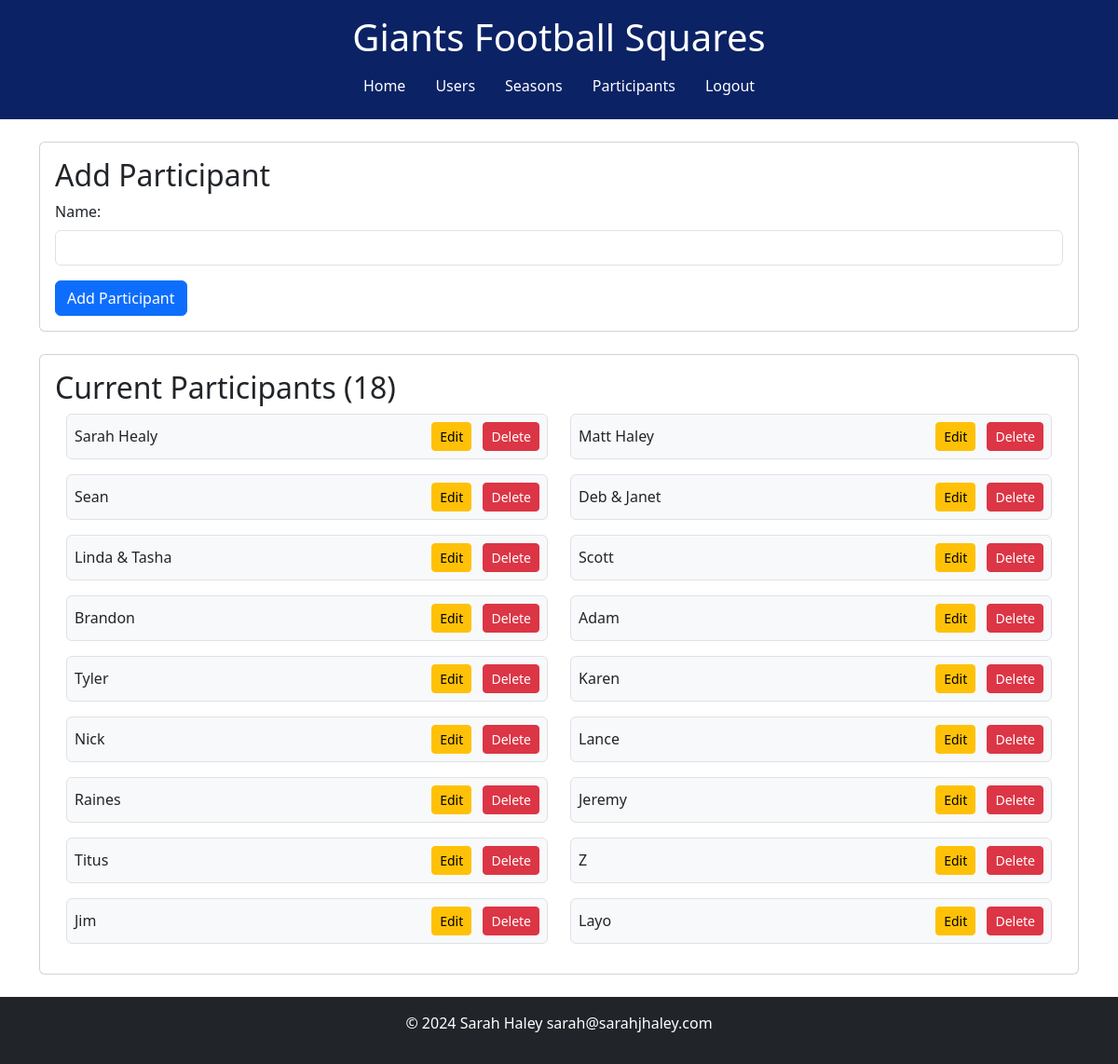
The page /add_part (signed in) on the database as committed earlier.
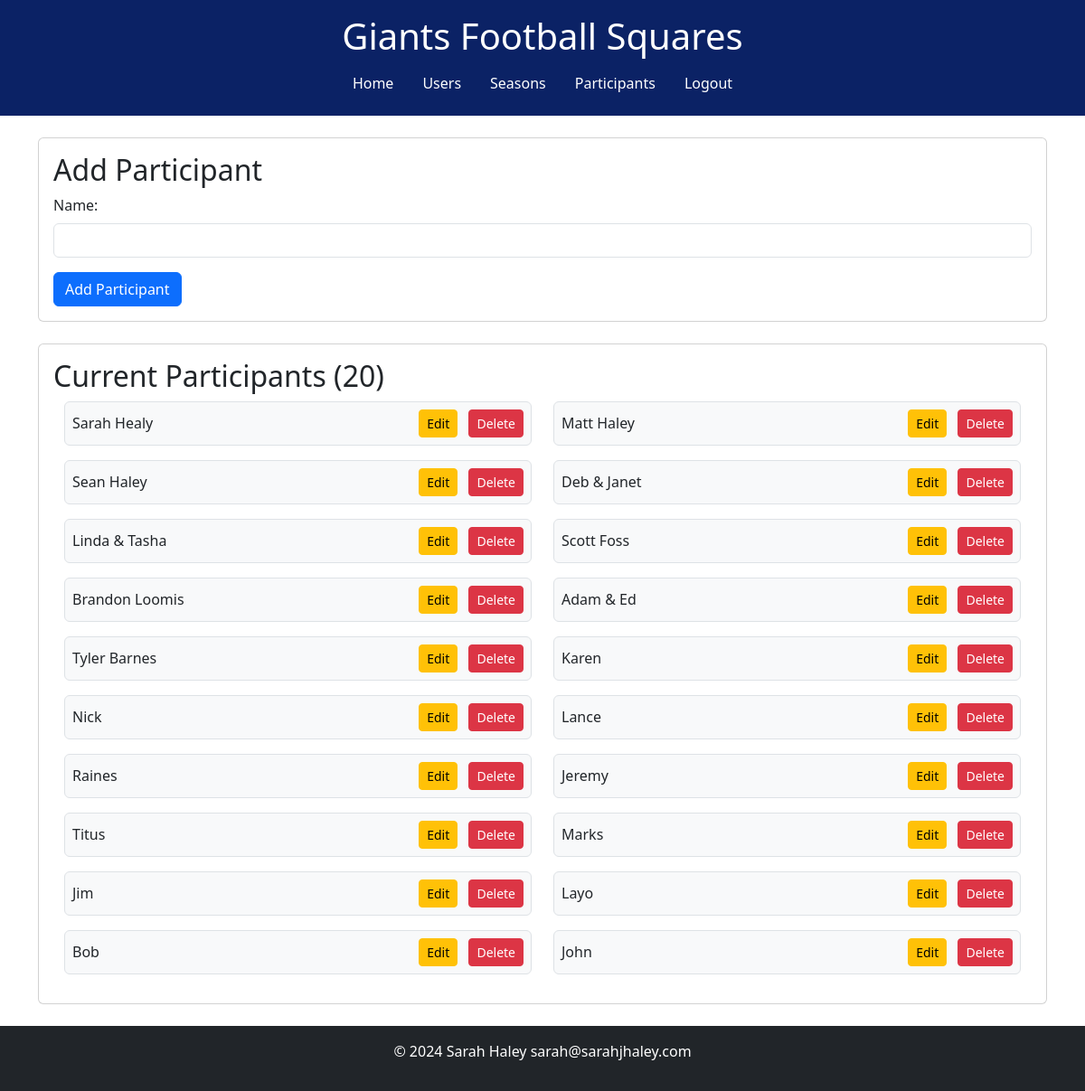
The same page on the database as committed later.
### tables this page shows
CREATE TABLE "participants" (
	"Part_ID"	INTEGER NOT NULL UNIQUE,
	"name"	TEXT NOT NULL,
	PRIMARY KEY("Part_ID" AUTOINCREMENT)
);

### app.py (the view, shortened to what this page needs)
@app.route('/add_part', methods=['GET', 'POST'])
@login_required
def add_part():
    conn = get_db()
    cursor = conn.cursor()
    cursor.execute("SELECT part_id, name FROM participants")
    participants = cursor.fetchall()
    participant_count = len(participants)
    conn.close()
    return render_template('add_part.html', participants=participants, participant_count=participant_count)

### app.py (called while the page is built)
def get_db():
    conn = sqlite3.connect(DATABASE)
    return conn

def login_required(f):
    @wraps(f)
    def decorated_function(*args, **kwargs):
        if 'user_id' not in session:
            flash('You need to be logged in to view this page.', 'warning')
            return redirect(url_for('login'))
        return f(*args, **kwargs)
    return decorated_function

### templates/add_part.html (shortened to what this page needs)
{% extends 'base.html' %}
{% block content %}
<div class="card">
    <div class="card-body">
        <h2 class="card-title">Add Participant</h2>
        <form action="{{ url_for('add_part') }}" method="post">
            <div class="mb-3">
                <label for="name" class="form-label">Name:</label>
                <input type="text" id="name" name="name" class="form-control" required>
            </div>
            <button type="submit" class="btn btn-primary">Add Participant</button>
        </form>
    </div>
</div>
<br>
<div class="card">
    <div class="card-body">
        <h2 class="card-title">Current Participants ({{ participant_count }})</h2>
        <div class="container">
            <div class="row">
                {% for user in participants %}
                    <div class="col-12 col-md-6 mb-3">
                        <div class="d-flex justify-content-between align-items-center bg-light p-2 border rounded">
                            <span>{{ user[1] }}</span>
                            <div>
                                <a href="{{ url_for('edit_part', part_id=user[0]) }}" class="btn btn-sm btn-warning me-2">Edit</a>
                                <form action="{{ url_for('delete_part', part_id=user[0]) }}" method="post" style="display:inline;">
                                    <button type="submit" class="btn btn-sm btn-danger">Delete</button>
                                </form>
                            </div>
                        </div>
                    </div>
                {% endfor %}
            </div>
        </div>
    </div>
</div>
{% endblock %}

### templates/base.html (shortened to what this page needs)
<!DOCTYPE html>
<html lang="en">
<head>
    <link href="https://cdn.jsdelivr.net/npm/bootstrap@5.3.0/dist/css/bootstrap.min.css" rel="stylesheet">
</head>
<body>
    <header class="bg-primary text-white text-center py-3">
        <h1>Giants Football Squares</h1>
        <nav class="nav justify-content-center">
            <a class="nav-link text-white" href="{{ url_for('home') }}">Home</a>
            {% if 'user_id' in session %}
            <a class="nav-link text-white" href="{{ url_for('register') }}">Users</a>
            <a class="nav-link text-white" href="{{ url_for('add_season') }}">Seasons</a>
            <a class="nav-link text-white" href="{{ url_for('add_part') }}">Participants</a>
            <a class="nav-link text-white" href="{{ url_for('logout') }}">Logout</a>
            {% else %}
            <a class="nav-link text-white" href="{{ url_for('login') }}">Login</a>
            {% endif %}
        </nav>
    </header>
    <main class="container mt-4">
        {% block content %}{% endblock %}
    </main>
    <footer class="bg-dark text-white text-center py-3 mt-4">
        <p>&copy; 2024 Sarah Haley sarah@sarahjhaley.com</p>
    </footer>
</body>
</html>

### templates/base.html (style rules this page uses)
:root { --bs-primary: #0B2265 !important; --bs-primary-rgb: 11, 34, 101 !important; --bs-secondary: #A5ACAF; --bs-success: #28a745; --bs-danger: #A71930; --bs-warning: #ffc107; --bs-info: #17a2b8; --bs-light: #f8f9fa; --bs-dark: #343a40; }

Rows that differ between the two databases and show on the page:
changed participants: name "Sean" → "Sean Haley"
changed participants: name "Scott" → "Scott Foss"
changed participants: name "Brandon" → "Brandon Loomis"
changed participants: name "Adam" → "Adam & Ed"
changed participants: name "Tyler" → "Tyler Barnes"
changed participants: name "Z" → "Marks"
added participants: name "Bob"
added participants: name "John"
Other text that changed with them:
{{ participant_count }}: "18" → "20"
